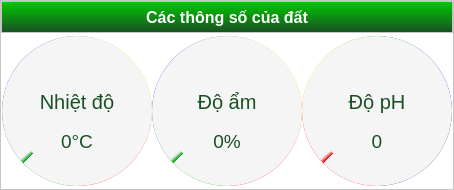
                              <widget class="QFrame" name="Top_Ctrl_frame_1">
                               <property name="styleSheet">
                                <string notr="true">background-color: rgb(255, 255, 255);
</string>
                               </property>
                               <property name="frameShape">
                                <enum>QFrame::StyledPanel</enum>
                               </property>
                               <property name="frameShadow">
                                <enum>QFrame::Raised</enum>
                               </property>
                               <layout class="QVBoxLayout" name="verticalLayout_18">
                                <property name="spacing">
                                 <number>0</number>
                                </property>
                                <property name="leftMargin">
                                 <number>0</number>
                                </property>
                                <property name="topMargin">
                                 <number>0</number>
                                </property>
                                <property name="rightMargin">
                                 <number>0</number>
                                </property>
                                <property name="bottomMargin">
                                 <number>0</number>
                                </property>
                                <item alignment="Qt::AlignTop">
                                 <widget class="QFrame" name="Top_Ctrl_frame1_header">
                                  <property name="styleSheet">
                                   <string notr="true"/>
                                  </property>
                                  <property name="frameShape">
                                   <enum>QFrame::StyledPanel</enum>
                                  </property>
                                  <property name="frameShadow">
                                   <enum>QFrame::Raised</enum>
                                  </property>
                                  <layout class="QVBoxLayout" name="verticalLayout_19">
                                   <property name="spacing">
                                    <number>0</number>
                                   </property>
                                   <property name="leftMargin">
                                    <number>0</number>
                                   </property>
                                   <property name="topMargin">
                                    <number>0</number>
                                   </property>
                                   <property name="rightMargin">
                                    <number>0</number>
                                   </property>
                                   <property name="bottomMargin">
                                    <number>0</number>
                                   </property>
                                   <item>
                                    <widget class="QPushButton" name="Top_Ctrl_header1">
                                     <property name="minimumSize">
                                      <size>
                                       <width>0</width>
                                       <height>30</height>
                                      </size>
                                     </property>
                                     <property name="font">
                                      <font>
                                       <family>Segoe UI</family>
                                       <pointsize>12</pointsize>
                                       <weight>75</weight>
                                       <bold>true</bold>
                                      </font>
                                     </property>
                                     <property name="styleSheet">
                                      <string notr="true">color: rgb(255, 255, 255);
background-color: qlineargradient(spread:pad, x1:0, y1:0, x2:0, y2:1, stop:0 rgba(0, 201, 0, 255), stop:1 rgba(25, 81, 36, 255));
border-bottom-left-radius: 0px;
border-bottom-right-radius: 0px;</string>
                                     </property>
                                     <property name="text">
                                      <string>Các thông số của đất</string>
                                     </property>
                                    </widget>
                                   </item>
                                  </layout>
                                 </widget>
                                </item>
                                <item>
                                 <widget class="QFrame" name="Top_Ctrl_frame1_body">
                                  <property name="sizePolicy">
                                   <sizepolicy hsizetype="Preferred" vsizetype="Expanding">
                                    <horstretch>0</horstretch>
                                    <verstretch>0</verstretch>
                                   </sizepolicy>
                                  </property>
                                  <property name="styleSheet">
                                   <string notr="true">background-color: rgba(0, 0, 0, 0);</string>
                                  </property>
                                  <property name="frameShape">
                                   <enum>QFrame::StyledPanel</enum>
                                  </property>
                                  <property name="frameShadow">
                                   <enum>QFrame::Raised</enum>
                                  </property>
                                  <layout class="QHBoxLayout" name="horizontalLayout_13">
                                   <property name="spacing">
                                    <number>0</number>
                                   </property>
                                   <property name="leftMargin">
                                    <number>0</number>
                                   </property>
                                   <property name="topMargin">
                                    <number>2</number>
                                   </property>
                                   <property name="rightMargin">
                                    <number>0</number>
                                   </property>
                                   <property name="bottomMargin">
                                    <number>2</number>
                                   </property>
                                   <item>
                                    <widget class="QFrame" name="Dat_Temp">
                                     <property name="minimumSize">
                                      <size>
                                       <width>150</width>
                                       <height>150</height>
                                      </size>
                                     </property>
                                     <property name="maximumSize">
                                      <size>
                                       <width>150</width>
                                       <height>150</height>
                                      </size>
                                     </property>
                                     <property name="styleSheet">
                                      <string notr="true">background-color: qconicalgradient(cx:0.5, cy:0.5, angle:270.7, stop:0.109453 rgba(255, 0, 0, 255), stop:0.353234 rgba(255, 255, 0, 255), stop:0.646766 rgba(0, 0, 255, 255), stop:0.885572 rgba(0, 170, 0, 255));
border-radius: 75px;</string>
                                     </property>
                                     <property name="frameShape">
                                      <enum>QFrame::StyledPanel</enum>
                                     </property>
                                     <property name="frameShadow">
                                      <enum>QFrame::Raised</enum>
                                     </property>
                                     <layout class="QVBoxLayout" name="verticalLayout_9">
                                      <property name="spacing">
                                       <number>0</number>
                                      </property>
                                      <property name="leftMargin">
                                       <number>0</number>
                                      </property>
                                      <property name="topMargin">
                                       <number>0</number>
                                      </property>
                                      <property name="rightMargin">
                                       <number>0</number>
                                      </property>
                                      <property name="bottomMargin">
                                       <number>0</number>
                                      </property>
                                      <item>
                                       <widget class="QFrame" name="frame_6">
                                        <property name="styleSheet">
                                         <string notr="true">/*background-color: qconicalgradient(cx:0.5, cy:0.5, angle:224.5, stop:0 rgba(245, 245, 245, 255), stop:0.25 rgba(245, 245, 245, 255), stop:0.251351 rgba(0, 0, 0, 0));
*/
border-radius: 75px;
background-color: qconicalgradient(cx:0.5, cy:0.5, angle:224.5, stop:0 rgba(245, 245, 245, 255), stop:0.99005 rgba(245, 245, 245, 255), stop:1 rgba(0, 0, 0, 0));</string>
                                        </property>
                                        <property name="frameShape">
                                         <enum>QFrame::StyledPanel</enum>
                                        </property>
                                        <property name="frameShadow">
                                         <enum>QFrame::Raised</enum>
                                        </property>
                                        <layout class="QHBoxLayout" name="horizontalLayout_10">
                                         <property name="leftMargin">
                                          <number>14</number>
                                         </property>
                                         <property name="topMargin">
                                          <number>14</number>
                                         </property>
                                         <property name="rightMargin">
                                          <number>14</number>
                                         </property>
                                         <property name="bottomMargin">
                                          <number>14</number>
                                         </property>
                                         <item>
                                          <widget class="QFrame" name="frame_23">
                                           <property name="styleSheet">
                                            <string notr="true">background-color: rgb(245, 245, 245);
border-radius: 61px;</string>
                                           </property>
                                           <property name="frameShape">
                                            <enum>QFrame::StyledPanel</enum>
                                           </property>
                                           <property name="frameShadow">
                                            <enum>QFrame::Raised</enum>
                                           </property>
                                           <layout class="QVBoxLayout" name="verticalLayout_13">
                                            <property name="topMargin">
                                             <number>30</number>
                                            </property>
                                            <item>
                                             <widget class="QPushButton" name="pushButton_9">
                                              <property name="font">
                                               <font>
                                                <family>Segoe UI</family>
                                                <pointsize>15</pointsize>
                                                <weight>50</weight>
                                                <bold>false</bold>
                                               </font>
                                              </property>
                                              <property name="styleSheet">
                                               <string notr="true">color: qlineargradient(spread:pad, x1:0, y1:0, x2:0, y2:1, stop:0 rgba(0, 201, 0, 255), stop:1 rgba(25, 81, 36, 255));
background-color: rgba(0, 0, 0, 0);</string>
                                              </property>
                                              <property name="text">
                                               <string>Nhiệt độ</string>
                                              </property>
                                             </widget>
                                            </item>
                                            <item>
                                             <widget class="QPushButton" name="pushButton_10">
                                              <property name="font">
                                               <font>
                                                <pointsize>14</pointsize>
                                               </font>
                                              </property>
                                              <property name="styleSheet">
                                               <string notr="true">color: qlineargradient(spread:pad, x1:0, y1:0, x2:0, y2:1, stop:0 rgba(0, 201, 0, 255), stop:1 rgba(25, 81, 36, 255));
background-color: rgba(0, 0, 0, 0);</string>
                                              </property>
                                              <property name="text">
                                               <string>0°C</string>
                                              </property>
                                             </widget>
                                            </item>
                                           </layout>
                                          </widget>
                                         </item>
                                        </layout>
                                       </widget>
                                      </item>
                                     </layout>
                                    </widget>
                                   </item>
                                   <item>
                                    <widget class="QFrame" name="Dat_Humi">
                                     <property name="minimumSize">
                                      <size>
                                       <width>150</width>
                                       <height>150</height>
                                      </size>
                                     </property>
                                     <property name="maximumSize">
                                      <size>
                                       <width>150</width>
                                       <height>150</height>
                                      </size>
                                     </property>
                                     <property name="styleSheet">
                                      <string notr="true">background-color: qconicalgradient(cx:0.5, cy:0.5, angle:270.7, stop:0.109453 rgba(255, 0, 0, 255), stop:0.353234 rgba(255, 255, 0, 255), stop:0.646766 rgba(0, 0, 255, 255), stop:0.885572 rgba(0, 170, 0, 255));
border-radius: 75px;</string>
                                     </property>
                                     <property name="frameShape">
                                      <enum>QFrame::StyledPanel</enum>
                                     </property>
                                     <property name="frameShadow">
                                      <enum>QFrame::Raised</enum>
                                     </property>
                                     <layout class="QVBoxLayout" name="verticalLayout_55">
                                      <property name="spacing">
                                       <number>0</number>
                                      </property>
                                      <property name="leftMargin">
                                       <number>0</number>
                                      </property>
                                      <property name="topMargin">
                                       <number>0</number>
                                      </property>
                                      <property name="rightMargin">
                                       <number>0</number>
                                      </property>
                                      <property name="bottomMargin">
                                       <number>0</number>
                                      </property>
                                      <item>
                                       <widget class="QFrame" name="frame_24">
                                        <property name="styleSheet">
                                         <string notr="true">background-color: qconicalgradient(cx:0.5, cy:0.5, angle:224.5, stop:0 rgba(245, 245, 245, 255), stop:0.25 rgba(245, 245, 245, 255), stop:0.251351 rgba(0, 0, 0, 0));
border-radius: 75px;
background-color: qconicalgradient(cx:0.5, cy:0.5, angle:224.5, stop:0 rgba(245, 245, 245, 255), stop:0.99005 rgba(245, 245, 245, 255), stop:1 rgba(0, 0, 0, 0));</string>
                                        </property>
                                        <property name="frameShape">
                                         <enum>QFrame::StyledPanel</enum>
                                        </property>
                                        <property name="frameShadow">
                                         <enum>QFrame::Raised</enum>
                                        </property>
                                        <layout class="QHBoxLayout" name="horizontalLayout_11">
                                         <property name="leftMargin">
                                          <number>14</number>
                                         </property>
                                         <property name="topMargin">
                                          <number>14</number>
                                         </property>
                                         <property name="rightMargin">
                                          <number>14</number>
                                         </property>
                                         <property name="bottomMargin">
                                          <number>14</number>
                                         </property>
                                         <item>
                                          <widget class="QFrame" name="frame_25">
                                           <property name="styleSheet">
                                            <string notr="true">background-color: rgb(245, 245, 245);
border-radius: 61px;</string>
                                           </property>
                                           <property name="frameShape">
                                            <enum>QFrame::StyledPanel</enum>
                                           </property>
                                           <property name="frameShadow">
                                            <enum>QFrame::Raised</enum>
                                           </property>
                                           <layout class="QVBoxLayout" name="verticalLayout_75">
                                            <property name="topMargin">
                                             <number>30</number>
                                            </property>
                                            <item>
                                             <widget class="QPushButton" name="pushButton_11">
                                              <property name="font">
                                               <font>
                                                <family>Segoe UI</family>
                                                <pointsize>15</pointsize>
                                                <weight>50</weight>
                                                <bold>false</bold>
                                               </font>
                                              </property>
                                              <property name="styleSheet">
                                               <string notr="true">color: qlineargradient(spread:pad, x1:0, y1:0, x2:0, y2:1, stop:0 rgba(0, 201, 0, 255), stop:1 rgba(25, 81, 36, 255));
background-color: rgba(0, 0, 0, 0);</string>
                                              </property>
                                              <property name="text">
                                               <string>Độ ẩm</string>
                                              </property>
                                             </widget>
                                            </item>
                                            <item>
                                             <widget class="QPushButton" name="pushButton_12">
                                              <property name="font">
                                               <font>
                                                <pointsize>14</pointsize>
                                               </font>
                                              </property>
                                              <property name="styleSheet">
                                               <string notr="true">color: qlineargradient(spread:pad, x1:0, y1:0, x2:0, y2:1, stop:0 rgba(0, 201, 0, 255), stop:1 rgba(25, 81, 36, 255));
background-color: rgba(0, 0, 0, 0);</string>
                                              </property>
                                              <property name="text">
                                               <string>0%</string>
                                              </property>
                                             </widget>
                                            </item>
                                           </layout>
                                          </widget>
                                         </item>
                                        </layout>
                                       </widget>
                                      </item>
                                     </layout>
                                    </widget>
                                   </item>
                                   <item>
                                    <widget class="QFrame" name="Dat_PH">
                                     <property name="minimumSize">
                                      <size>
                                       <width>150</width>
                                       <height>150</height>
                                      </size>
                                     </property>
                                     <property name="maximumSize">
                                      <size>
                                       <width>150</width>
                                       <height>150</height>
                                      </size>
                                     </property>
                                     <property name="styleSheet">
                                      <string notr="true">background-color: qconicalgradient(cx:0.5, cy:0.5, angle:270.7, stop:0.189055 rgba(85, 0, 127, 255), stop:0.343284 rgba(0, 0, 255, 255), stop:0.502488 rgba(0, 170, 0, 255), stop:0.661692 rgba(255, 255, 0, 255), stop:0.80597 rgba(255, 0, 0, 255));
border-radius: 75px;</string>
                                     </property>
                                     <property name="frameShape">
                                      <enum>QFrame::StyledPanel</enum>
                                     </property>
                                     <property name="frameShadow">
                                      <enum>QFrame::Raised</enum>
                                     </property>
                                     <layout class="QVBoxLayout" name="verticalLayout_76">
                                      <property name="spacing">
                                       <number>0</number>
                                      </property>
                                      <property name="leftMargin">
                                       <number>0</number>
                                      </property>
                                      <property name="topMargin">
                                       <number>0</number>
                                      </property>
                                      <property name="rightMargin">
                                       <number>0</number>
                                      </property>
                                      <property name="bottomMargin">
                                       <number>0</number>
                                      </property>
                                      <item>
                                       <widget class="QFrame" name="frame_26">
                                        <property name="styleSheet">
                                         <string notr="true">background-color: qconicalgradient(cx:0.5, cy:0.5, angle:224.5, stop:0 rgba(245, 245, 245, 255), stop:0.25 rgba(245, 245, 245, 255), stop:0.251351 rgba(0, 0, 0, 0));
border-radius: 75px;
background-color: qconicalgradient(cx:0.5, cy:0.5, angle:224.5, stop:0 rgba(245, 245, 245, 255), stop:0.99005 rgba(245, 245, 245, 255), stop:1 rgba(0, 0, 0, 0));</string>
                                        </property>
                                        <property name="frameShape">
                                         <enum>QFrame::StyledPanel</enum>
                                        </property>
                                        <property name="frameShadow">
                                         <enum>QFrame::Raised</enum>
                                        </property>
                                        <layout class="QHBoxLayout" name="horizontalLayout_12">
                                         <property name="leftMargin">
                                          <number>14</number>
                                         </property>
                                         <property name="topMargin">
                                          <number>14</number>
                                         </property>
                                         <property name="rightMargin">
                                          <number>14</number>
                                         </property>
                                         <property name="bottomMargin">
                                          <number>14</number>
                                         </property>
                                         <item>
                                          <widget class="QFrame" name="frame_27">
                                           <property name="styleSheet">
                                            <string notr="true">background-color: rgb(245, 245, 245);
border-radius: 61px;</string>
                                           </property>
                                           <property name="frameShape">
                                            <enum>QFrame::StyledPanel</enum>
                                           </property>
                                           <property name="frameShadow">
                                            <enum>QFrame::Raised</enum>
                                           </property>
                                           <layout class="QVBoxLayout" name="verticalLayout_77">
                                            <property name="topMargin">
                                             <number>30</number>
                                            </property>
                                            <item>
                                             <widget class="QPushButton" name="pushButton_13">
                                              <property name="font">
                                               <font>
                                                <family>Segoe UI</family>
                                                <pointsize>15</pointsize>
                                                <weight>50</weight>
                                                <bold>false</bold>
                                               </font>
                                              </property>
                                              <property name="styleSheet">
                                               <string notr="true">color: qlineargradient(spread:pad, x1:0, y1:0, x2:0, y2:1, stop:0 rgba(0, 201, 0, 255), stop:1 rgba(25, 81, 36, 255));
background-color: rgba(0, 0, 0, 0);</string>
                                              </property>
                                              <property name="text">
                                               <string>Độ pH</string>
                                              </property>
                                             </widget>
                                            </item>
                                            <item>
                                             <widget class="QPushButton" name="pushButton_14">
                                              <property name="font">
                                               <font>
                                                <pointsize>14</pointsize>
                                               </font>
                                              </property>
                                              <property name="styleSheet">
                                               <string notr="true">color: qlineargradient(spread:pad, x1:0, y1:0, x2:0, y2:1, stop:0 rgba(0, 201, 0, 255), stop:1 rgba(25, 81, 36, 255));
background-color: rgba(0, 0, 0, 0);</string>
                                              </property>
                                              <property name="text">
                                               <string>0</string>
                                              </property>
                                             </widget>
                                            </item>
                                           </layout>
                                          </widget>
                                         </item>
                                        </layout>
                                       </widget>
                                      </item>
                                     </layout>
                                    </widget>
                                   </item>
                                  </layout>
                                 </widget>
                                </item>
                               </layout>
                              </widget>
